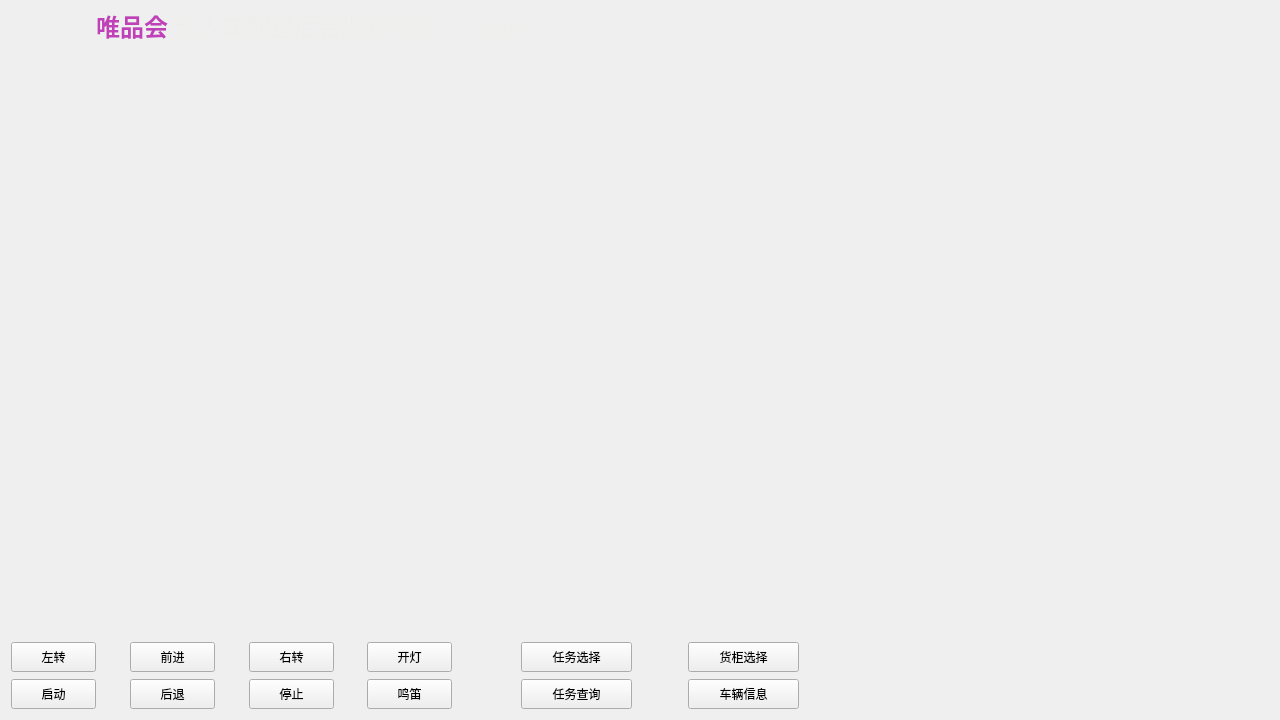
<?xml version="1.0" encoding="UTF-8"?>
<ui version="4.0">
 <class>Teleoperation</class>
 <widget class="QWidget" name="Teleoperation">
  <property name="geometry">
   <rect>
    <x>0</x>
    <y>0</y>
    <width>1280</width>
    <height>720</height>
   </rect>
  </property>
  <property name="windowTitle">
   <string>Form</string>
  </property>
  <widget class="QLabel" name="label">
   <property name="geometry">
    <rect>
     <x>-580</x>
     <y>-10</y>
     <width>1780</width>
     <height>71</height>
    </rect>
   </property>
   <property name="text">
    <string>&lt;!DOCTYPE HTML PUBLIC &quot;-//W3C//DTD HTML 4.0//EN&quot; &quot;http://www.w3.org/TR/REC-html40/strict.dtd&quot;&gt;
&lt;html&gt;&lt;head&gt;&lt;meta name=&quot;qrichtext&quot; content=&quot;1&quot; /&gt;&lt;style type=&quot;text/css&quot;&gt;
p, li { white-space: pre-wrap; }
&lt;/style&gt;&lt;/head&gt;&lt;body style=&quot; font-family:'Ubuntu'; font-size:11pt; font-weight:400; font-style:normal;&quot;&gt;
&lt;p align=&quot;center&quot; style=&quot; margin-top:12px; margin-bottom:12px; margin-left:0px; margin-right:0px; -qt-block-indent:0; text-indent:0px;&quot;&gt;&lt;span style=&quot; font-size:18pt; font-weight:600; color:#bf40b8;&quot;&gt;唯品会&lt;/span&gt;&lt;span style=&quot; font-size:18pt;&quot;&gt; &lt;/span&gt;&lt;span style=&quot; font-size:18pt; color:#eeeeec;&quot;&gt;无人车配送后台监控系统&lt;/span&gt;&lt;span style=&quot; font-size:20pt; color:#eeeeec;&quot;&gt;   --&lt;/span&gt;&lt;span style=&quot; color:#eeeeec;&quot;&gt;遥操作&lt;/span&gt;&lt;/p&gt;&lt;/body&gt;&lt;/html&gt;</string>
   </property>
  </widget>
  <widget class="QPushButton" name="button_forward">
   <property name="geometry">
    <rect>
     <x>130</x>
     <y>642</y>
     <width>85</width>
     <height>30</height>
    </rect>
   </property>
   <property name="text">
    <string>前进</string>
   </property>
  </widget>
  <widget class="QPushButton" name="button_backward">
   <property name="geometry">
    <rect>
     <x>130</x>
     <y>679</y>
     <width>85</width>
     <height>30</height>
    </rect>
   </property>
   <property name="text">
    <string>后退</string>
   </property>
  </widget>
  <widget class="QPushButton" name="button_stop">
   <property name="geometry">
    <rect>
     <x>249</x>
     <y>679</y>
     <width>85</width>
     <height>30</height>
    </rect>
   </property>
   <property name="text">
    <string>停止</string>
   </property>
  </widget>
  <widget class="QPushButton" name="button_turnRight">
   <property name="geometry">
    <rect>
     <x>249</x>
     <y>642</y>
     <width>85</width>
     <height>30</height>
    </rect>
   </property>
   <property name="text">
    <string>右转</string>
   </property>
  </widget>
  <widget class="QPushButton" name="button_start">
   <property name="geometry">
    <rect>
     <x>11</x>
     <y>679</y>
     <width>85</width>
     <height>30</height>
    </rect>
   </property>
   <property name="text">
    <string>启动</string>
   </property>
  </widget>
  <widget class="QPushButton" name="button_horn">
   <property name="geometry">
    <rect>
     <x>367</x>
     <y>679</y>
     <width>85</width>
     <height>30</height>
    </rect>
   </property>
   <property name="text">
    <string>鸣笛</string>
   </property>
  </widget>
  <widget class="QPushButton" name="button_light">
   <property name="geometry">
    <rect>
     <x>367</x>
     <y>642</y>
     <width>85</width>
     <height>30</height>
    </rect>
   </property>
   <property name="text">
    <string>开灯</string>
   </property>
  </widget>
  <widget class="QPushButton" name="button_turnLeft">
   <property name="geometry">
    <rect>
     <x>11</x>
     <y>642</y>
     <width>85</width>
     <height>30</height>
    </rect>
   </property>
   <property name="text">
    <string>左转</string>
   </property>
  </widget>
  <widget class="QPushButton" name="button_taskAsk">
   <property name="geometry">
    <rect>
     <x>521</x>
     <y>679</y>
     <width>111</width>
     <height>30</height>
    </rect>
   </property>
   <property name="text">
    <string>任务查询</string>
   </property>
  </widget>
  <widget class="QPushButton" name="button_taskSelect">
   <property name="geometry">
    <rect>
     <x>521</x>
     <y>642</y>
     <width>111</width>
     <height>30</height>
    </rect>
   </property>
   <property name="text">
    <string>任务选择</string>
   </property>
  </widget>
  <widget class="QPushButton" name="button_boxSelect">
   <property name="geometry">
    <rect>
     <x>688</x>
     <y>642</y>
     <width>111</width>
     <height>30</height>
    </rect>
   </property>
   <property name="text">
    <string>货柜选择</string>
   </property>
  </widget>
  <widget class="QPushButton" name="button_vehicleInfo">
   <property name="geometry">
    <rect>
     <x>688</x>
     <y>679</y>
     <width>111</width>
     <height>30</height>
    </rect>
   </property>
   <property name="text">
    <string>车辆信息</string>
   </property>
  </widget>
 </widget>
 <resources/>
 <connections/>
</ui>
